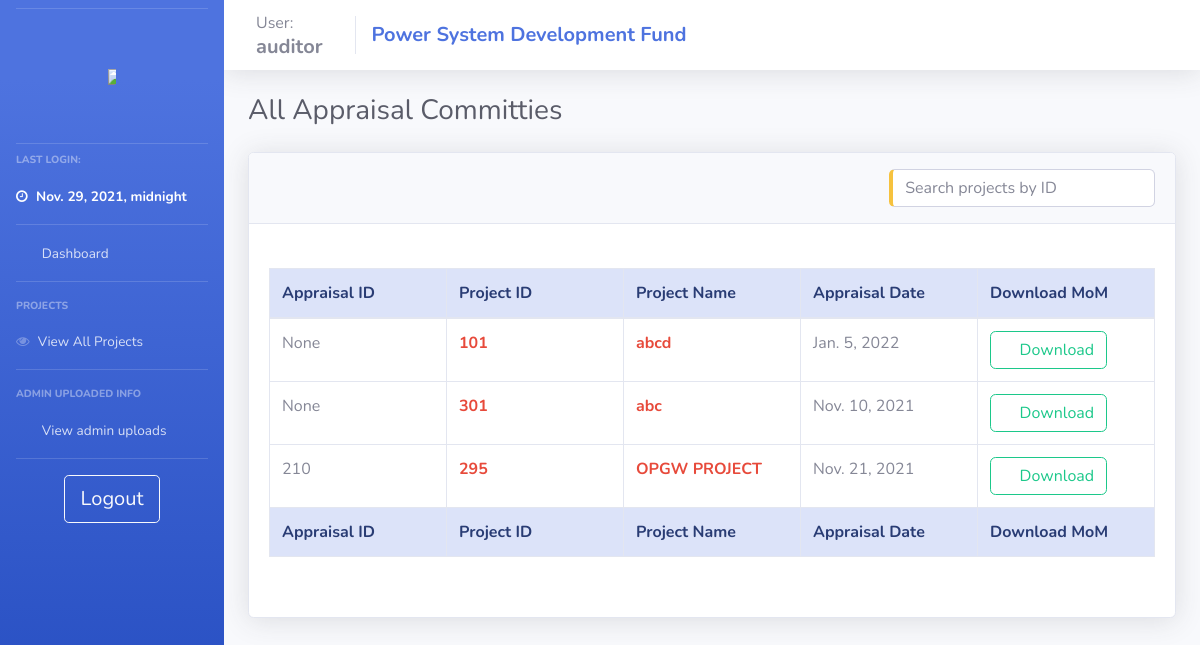
The app's page /auditor_view_apprs/ (signed in) with its own data.
### psdf_main/models.py (models this page shows)
class users(models.Model):
    username = models.CharField(max_length=200, null = False, unique = True)
    password = models.CharField(max_length=200, null = True)
    nodal = models.CharField(max_length=200, null = True)
    region = models.CharField(max_length=20, null = True)
    email = models.TextField(max_length=50, null=True)
    utilname = models.CharField(max_length=400, null = True)
    contact = models.CharField(max_length=10, null = True)
    address = models.CharField(max_length=500, null = True)
    reqdate = models.DateField(auto_now_add=True,null = True)
    aprdate = models.DateField( null = True)
    lastlogin = models.DateTimeField(null = True)
    admin = models.BooleanField(default=False)
    auditor = models.BooleanField(default=False)
    active = models.BooleanField(default=False)
    activate = models.BooleanField(default=False)
    notification = models.TextField(null=True)
    tpd = models.TextField(null=True)

class Appraisal_admin(models.Model):
    aprid = models.IntegerField(null=True, unique=True)
    project = models.ForeignKey(projects, null = True, on_delete= models.SET_NULL)
    userid = models.ForeignKey(users, null = True, on_delete= models.SET_NULL)
    apprpath = models.TextField(null=True)
    apprdate = models.DateField(null = True)

class projects(models.Model):
    userid = models.ForeignKey(users, null = True, on_delete = models.SET_NULL)
    name = models.CharField(max_length=200, null = False)
    newid = models.IntegerField(null = True, unique=True)
    dprsubdate = models.DateField(null = True)
    amt_asked = models.IntegerField(null = False)
    amt_approved = models.IntegerField(null = True)
    amt_released = models.IntegerField(default = 0)
    schedule = models.IntegerField(null = True)
    fundcategory = models.CharField(max_length=20, null = True)
    projectpath = models.TextField(null = True)
    quantumOfFunding = models.IntegerField(null = True)
    status = models.CharField(max_length=1, null = True, default = '1')
    submitted_boq  = models.TextField(null=True)
    approved = models.BooleanField(default = False)
    ext = models.TextField(null=True)
    extF = models.TextField(null=True)
    deny = models.BooleanField(default = False)
    remark = models.TextField(null = True)
    remark_date = models.DateField(null = True)
    completedate = models.DateField(null = True)
    denydate = models.DateField(null = True)
    approvedate = models.DateField(null = True)
    tesg_list = models.TextField(null=True)
    dpraprdate = models.DateField(null = True, auto_now_add=True)
    tesgaprdate = models.DateField(null = True)
    appraprdate = models.DateField(null = True)
    moniaprdate = models.DateField(null = True)
    workflow = models.TextField(null=True)
    sanction_date = models.DateField(null=True)
    doc_path = models.TextField(null=True)
    doc_sign_date = models.DateField(null=True)
    completed = models.BooleanField(null=True, default=False)

### psdf_main/auditor_control.py (the view)
# urls.py: path('auditor_view_apprs/', views.auditor_view_apprs, name="auditor_view_apprs"),
def auditor_view_apprs(request):
    if auditoronline(request):
        context = full_auditor_context(request)
        context['apprs'] = Appraisal_admin.objects.all()
        context['adt'] = '1'
        return render(request, 'psdf_main/_auditor_view_apprs.html', context)
    else:
        return oops(request)

### psdf_main/helpers.py (called while the page is built)
def auditoronline(request):
    if (request.session.has_key('auditor')):
        return True
    else:
        return False

def full_auditor_context(request):
    if auditoronline(request):
        context = {'user':userDetails('auditor')}
        context['pending_projects'] = temp_projects.objects.all()
        context['all_projs'] = projects.objects.all()
        context['tesgs'] = TESG_admin.objects.all()
        context['apprs'] = Appraisal_admin.objects.all()
        context['monis'] = Monitoring_admin.objects.all()
        return context
    else:
        return {}

### psdf_main/templates/psdf_main/_auditor_view_apprs.html (shortened to what this page needs)
{% extends 'psdf_main/includes/auditor_layout.html'%} {% load static %} {% block body %}
<div class="d-sm-flex align-items-center justify-content-between mb-4">
    <h1 class="h3 mb-0 text-gray-800">All Appraisal Committies</h1>
</div>
<div class="row">
    <div class="col-lg-12">
        <div class="card shadow mb-4">
            <div class="card-header py-3">
                <h6 class="m-0 font-weight-bold text-primary">
                    <input type="text" id="temp_proj_search" class="form-control input-text pull-right border-left-warning" onkeyup="get_temp_proj('temp_proj_search','dataTable')" placeholder="Search projects by ID" title="Search" style="margin:auto; width: 30%;">
                </h6>
            </div>
            <div class="card-body">
                <br>
                <div class="table-responsive">
                    <table class="table table-bordered table-hover" id="dataTable" width="100%" cellspacing="0" style="table-layout: fixed;
                    width: 100%;">
                        <thead class="alert-primary">
                            <tr>
                                <th>Appraisal ID</th>
                                <th>Project ID</th>
                                <th>Project Name</th>
                                <th>Appraisal Date</th>
                                <th>Download MoM</th>
                            </tr>
                        </thead>
                        <tfoot class="alert-primary">
                            <tr>
                                <th>Appraisal ID</th>
                                <th>Project ID</th>
                                <th>Project Name</th>
                                <th>Appraisal Date</th>
                                <th>Download MoM</th>
                            </tr>
                        </tfoot>
                        <tbody>
                            {% if not apprs %}
                            <tr>
                                <td>Not Available</td>
                                <td>Not Available</td>
                                <td>Not Available</td>
                                <td>Not Available</td>
                                <td>Not Available</td>
                            </tr>
                            {% else %} {% for appr in apprs %}
                            <tr>
                                <td>{{appr.aprid}}</td>
                                <td class="font-weight-bold text-danger">{{appr.project.newid}}</td>
                                <td><a href="/admin_project_details/{{appr.project.id}}" class="font-weight-bold text-danger">{{appr.project.name}}</a></td>
                                <td>{{appr.apprdate}}</td>
                                <td><a class="btn btn-outline-success" href="/download_appr_mom/{{appr.id}}"><i class="fas fa-download"></i> Download </a></td>
                            </tr>
                            {% endfor %} {% endif %}
                        </tbody>
                    </table><br>
                </div>
            </div>
        </div>
    </div>
</div>
{% endblock %}

### psdf_main/templates/psdf_main/includes/auditor_layout.html (shortened to what this page needs)
{% load static %}
<!DOCTYPE html>
<html>
<head>
    <link rel="stylesheet" href="{% static '/css/base.css' %}" type="text/css">
    <link href="{% static 'css/sb-admin-2.min.css' %}" rel="stylesheet" type="text/css">
    <link href="{% static 'vendor1/fontawesome-free/css/all.css' %}" rel="stylesheet" type="text/css">
    <link rel="stylesheet" href="https://cdnjs.cloudflare.com/ajax/libs/font-awesome/4.7.0/css/font-awesome.min.css">
</head>
<body id="page-top">
    <div id="wrapper">
        {% include 'psdf_main/includes/_auditor_navbar.html'%}
        <div id="content-wrapper" class="d-flex flex-column">
            <nav class="navbar navbar-expand navbar-light bg-white topbar mb-4 static-top shadow">
                <div class="sidebar-brand-text mx-3">User:
                    <h5 class="m-0 font-weight-bold">{{user.username}}</h5>
                </div>
                <div class="navbar-brand">
                    <h5 class="m-0 font-weight-bold text-primary">Power System Development Fund</h5>
                </div>
            </nav>
            <div id="content">
                <div class="container-fluid">
                    {% block body %} {% endblock %}
                </div>
            </div>
        </div>
    </div>
</body>
</html>

### psdf_main/templates/psdf_main/includes/_auditor_navbar.html (shortened to what this page needs)
{% load static %}
<ul class="navbar-nav bg-gradient-primary sidebar sidebar-dark accordion" id="accordionSidebar">
    <hr class="sidebar-divider my-2"><br>
    <a class="sidebar-brand d-flex align-items-center justify-content-center" href="{% url '' %}">
        <div class="">
            <img src="{% static 'images/posocologo.png' %}" style="max-width:50%; max-height:50%;">
        </div>
    </a>
    <br>
    <hr class="sidebar-divider my-2">
    <div class="sidebar-heading">
        Last Login:
    </div>
    <li class="nav-item active">
        <a class="nav-link" href="/">
            <i class="fa fa-clock-o"></i>
            <span>{{user.lastlogin}}</span></a>
    </li>
    <hr class="sidebar-divider my-0">
    <li class="nav-item">
        <a class="nav-link" href="/">
            <i class="fas fa-fw fa-tachometer-alt"></i>
            <span>Dashboard</span></a>
    </li>
    <hr class="sidebar-divider d-none d-md-block">
    <div class="sidebar-heading">
        Projects
    </div>
    <li class="nav-item">
        <a class="nav-link" href="{% url 'auditor_view_projects' %}">
            <i class="fa fa-eye"></i>
            <span>View All Projects</span></a>
    </li>
    <hr class="sidebar-divider d-none d-md-block">
    <div class="sidebar-heading">
        Admin uploaded info
    </div>
    <li class="nav-item">
        <a class="nav-link collapsed" href="#" data-toggle="collapse" data-target="#collapsePages" aria-expanded="true" aria-controls="collapsePages">
            <i class="fas fa-fw fa-folder"></i>
            <span>View admin uploads</span>
        </a>
    </li>
    <hr class="sidebar-divider d-none d-md-block">
    <div class="text-center d-none d-md-inline">
        <a class="btn btn-lg btn-outline-light btn-wrap-text" href="{% url 'logout' %}"> Logout</a>
    </div>
</ul>

### static/css/base.css (style rules this page uses)
nav .navbar-nav .nav-link, nav .navbar-brand { color: #000; }
.table-responsive { max-height: 80%; }
.btn-wrap-text { overflow: hidden; white-space: nowrap; display: inline-block; text-overflow: ellipsis; }

### records on screen
users: lastlogin "Nov. 29, 2021, midnight", username "auditor"
Appraisal_admin: aprid "None", project.newid "101", project.name "abcd", apprdate "Jan. 5, 2022"
Appraisal_admin: aprid "None", project.newid "301", project.name "abc", apprdate "Nov. 10, 2021"
Appraisal_admin: aprid "210", project.newid "295", project.name "OPGW PROJECT", apprdate "Nov. 21, 2021"
